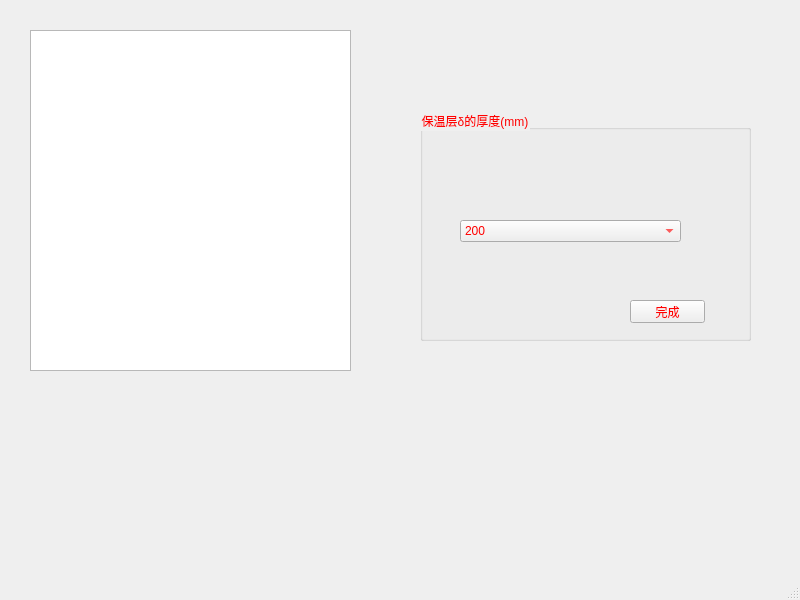
<?xml version="1.0" encoding="UTF-8"?>
<ui version="4.0">
 <class>MainWindow</class>
 <widget class="QMainWindow" name="MainWindow">
  <property name="geometry">
   <rect>
    <x>0</x>
    <y>0</y>
    <width>800</width>
    <height>600</height>
   </rect>
  </property>
  <property name="windowTitle">
   <string>MainWindow</string>
  </property>
  <widget class="QWidget" name="centralwidget">
   <widget class="QGroupBox" name="groupBox">
    <property name="geometry">
     <rect>
      <x>420</x>
      <y>110</y>
      <width>331</width>
      <height>231</height>
     </rect>
    </property>
    <property name="styleSheet">
     <string notr="true">color: rgb(255, 0, 0);
font: 8pt &quot;楷体&quot;;</string>
    </property>
    <property name="title">
     <string>保温层δ的厚度(mm)</string>
    </property>
    <widget class="QComboBox" name="comboBox">
     <property name="geometry">
      <rect>
       <x>40</x>
       <y>110</y>
       <width>221</width>
       <height>22</height>
      </rect>
     </property>
     <item>
      <property name="text">
       <string>200</string>
      </property>
     </item>
     <item>
      <property name="text">
       <string>150</string>
      </property>
     </item>
     <item>
      <property name="text">
       <string>120</string>
      </property>
     </item>
     <item>
      <property name="text">
       <string>90</string>
      </property>
     </item>
     <item>
      <property name="text">
       <string>70</string>
      </property>
     </item>
     <item>
      <property name="text">
       <string>60</string>
      </property>
     </item>
     <item>
      <property name="text">
       <string>50</string>
      </property>
     </item>
    </widget>
    <widget class="QPushButton" name="fff">
     <property name="geometry">
      <rect>
       <x>210</x>
       <y>190</y>
       <width>75</width>
       <height>23</height>
      </rect>
     </property>
     <property name="text">
      <string>完成</string>
     </property>
    </widget>
   </widget>
   <widget class="QGraphicsView" name="graphicsView">
    <property name="geometry">
     <rect>
      <x>30</x>
      <y>30</y>
      <width>321</width>
      <height>341</height>
     </rect>
    </property>
    <property name="styleSheet">
     <string notr="true">border-image: url(:/wuding1/1.png);</string>
    </property>
   </widget>
  </widget>
  <widget class="QMenuBar" name="menubar">
   <property name="geometry">
    <rect>
     <x>0</x>
     <y>0</y>
     <width>800</width>
     <height>22</height>
    </rect>
   </property>
  </widget>
  <widget class="QStatusBar" name="statusbar"/>
 </widget>
 <resources>
  <include location="../pic/wuding.qrc"/>
 </resources>
 <connections/>
</ui>
